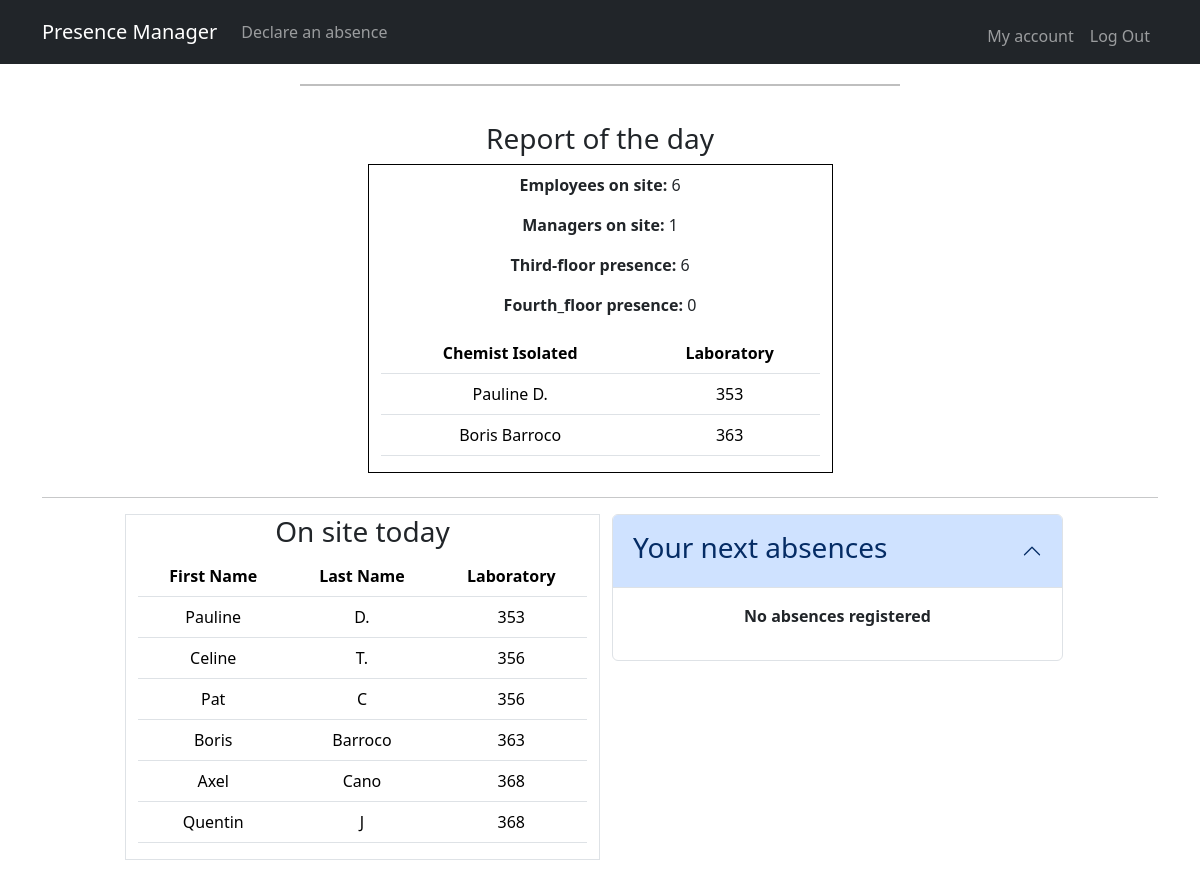
Page / (signed in) on the earlier database version.
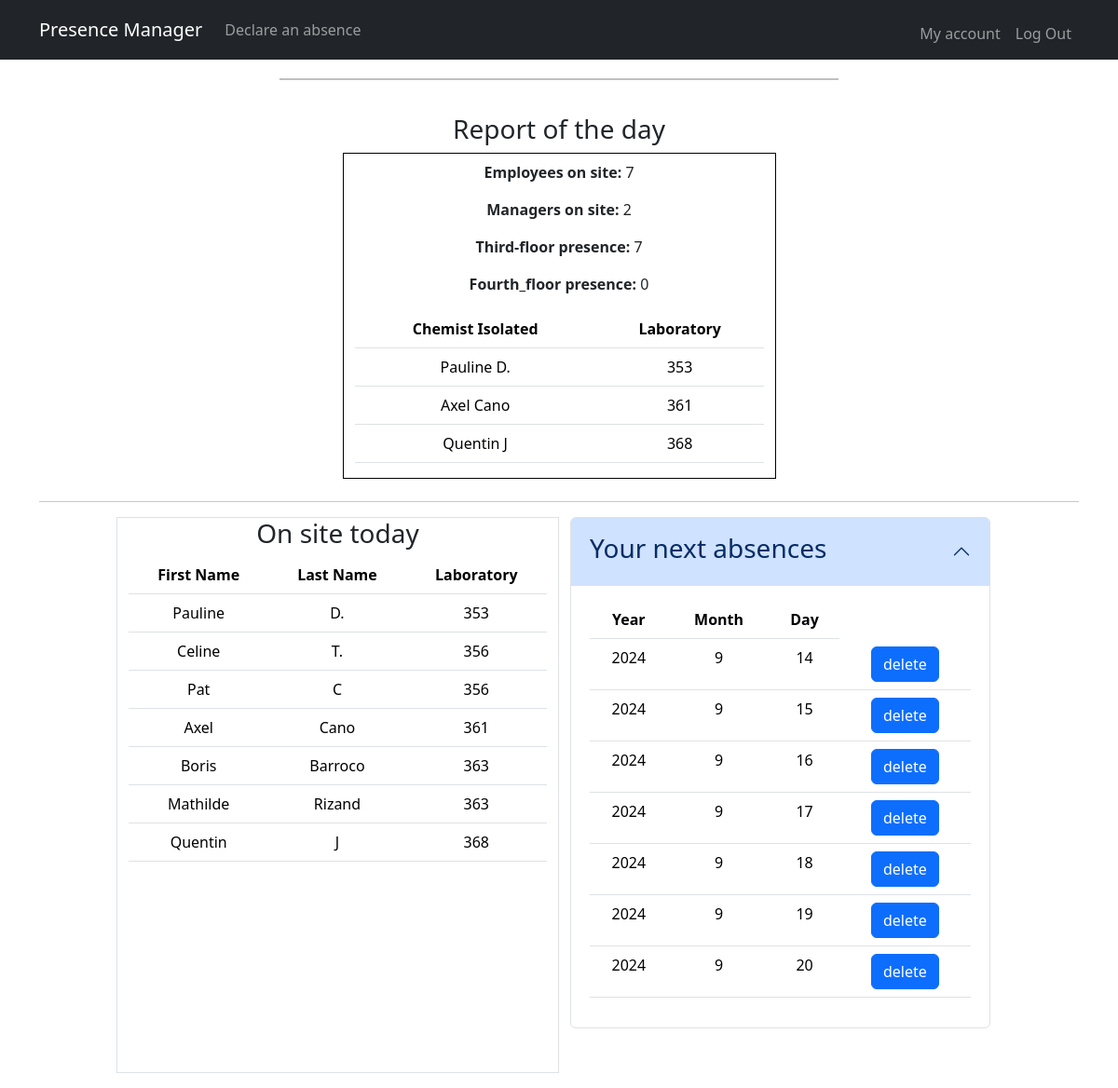
Same page on the later database version.
### models.py (models this page shows)
class User(Base):
    __tablename__ = 'users'
    id = Column(Integer, primary_key=True, autoincrement=True)
    last_name = Column(String(50), nullable=False)
    first_name = Column(String(50), nullable=False)
    laboratory = Column(String(100), nullable=False)
    login = Column(String(100), unique=True, nullable=False)
    password = Column(String(100), nullable=False)
    status = Column(String(50))
    absences = relationship('Absence', back_populates='user')

class Absence(Base):
    __tablename__ = 'absences'
    id = Column(Integer, primary_key=True, autoincrement=True)
    date = Column(Date, nullable=False)
    user_id = Column(Integer, ForeignKey('users.id'), nullable=False)
    user = relationship('User', back_populates='absences')
    __table_args__ = (
        UniqueConstraint('date', 'user_id', name='uix_all_columns'),  # Contrainte d'unicité
    )

### app.py (the view, shortened to what this page needs)
@app.route("/", methods=["GET", "POST"])
@login_required
def index():
    today = datetime.now().date()
    absences = db.query(Absence).filter_by(user_id=session["user_id"]).all()
    subquery = db.query(Absence.user_id).filter_by(date=today).subquery()
    presents = db.query(User).filter(~User.id.in_(subquery)).order_by(User.laboratory).all()
    count = {
        "all": len(presents),
        "managers":0,
        "third_floor":0,
        "fourth_floor":0
    }
    laboratory_count = {}
    critical_labs = []
    isolation = {}
    for present in presents:
        if present.status == "manager":
            count["managers"] += 1
        if present.laboratory.startswith("3"):
            count["third_floor"] += 1
        elif present.laboratory.startswith("4"):
            count["fourth_floor"] += 1
        if present.laboratory in laboratory_count:
            laboratory_count[present.laboratory] += 1
        else:
            laboratory_count[present.laboratory] = 1
    for lab, number in laboratory_count.items():
        if number == 1:
            critical_labs.append(lab)
    for lab in critical_labs:
        for present in presents:
            if present.laboratory == lab:
                isolation[lab] = present.first_name + " " + present.last_name
    return render_template("index.html", absences=absences, presents=presents, count=count, isolation=isolation)

### app.py (called while the page is built)
@app.after_request
def after_request(response):
    response.headers["Cache-Control"] = "no-cache, no-store, must-revalidate"
    response.headers["Expires"] = 0
    response.headers["Pragma"] = "no-cache"
    return response

### helpers.py (called while the page is built)
def login_required(f):
    @wraps(f)
    def decorated_function(*args, **kwargs):
        if session.get("user_id") is None:
            return redirect("/login")
        return f(*args, **kwargs)
    return decorated_function

### templates/index.html (shortened to what this page needs)
{% extends "layout.html" %}
{% block main %}
  <h3>Report of the day</h3>
  <div class="container col-xl-5 text-center border border-black mb-4 pt-2">
    <p><b>Employees on site: </b>{{ count["all"] }}</p>
    <p><b>Managers on site: </b>{{ count["managers"] }}</p>
    <p><b>Third-floor presence: </b>{{ count["third_floor"] }}</p>
    <p><b>Fourth_floor presence: </b>{{ count["fourth_floor"] }}</p>
    <table class="table">
      <thead>
        <tr>
          <th>Chemist Isolated</th> <th>Laboratory</th>
        </tr>
        {% if isolation %}
      </thead>
      <tbody>
        {% for lab in isolation %}
        <tr><td>{{ isolation[lab] }}</td><td>{{ lab }}</td></tr>
        {% endfor %}
      </tbody>
    </table>
    {% endif %}
  </div>
<hr>
<div class="row justify-content-center">
  <div class="col-xl-5 border">
    <h3>On site today</h3>
    <table class="table">
      <thead>
        <tr>
          <th scope="col">First Name</th>
          <th scope="col">Last Name</th>
          <th scope="col">Laboratory</th>
        </tr>
      </thead>
      <tbody>
        {% for present in  presents %}
        <tr>
          <td>{{ present.first_name }}</td>
          <td>{{ present.last_name }}</td>
          <td>{{ present.laboratory }}</td>
        </tr>
        {% endfor %}
      </tbody>
    </table>
  </div>
  <div class="col-xl-5 mb-5">
    <div class="accordion" id="accordionExample">
      <div class="accordion-item">
        <h2 class="accordion-header">
          <button class="accordion-button" type="button" data-bs-toggle="collapse" data-bs-target="#collapseOne" aria-expanded="true" aria-controls="collapseOne">
            <h3>Your next absences</h3>
          </button>
        </h2>
        <div id="collapseOne" class="accordion-collapse collapse show" data-bs-parent="#accordionExample">
          <div class="accordion-body">
            {% if absences %}
            <table class="table">
              <thead>
                <tr>
                  <th>Year</th> <th>Month</th> <th>Day</th>
                </tr>
              </thead>
              <tbody>
                {% for absence in absences %}
                <tr><td>{{ absence.date.year }}</td><td>{{ absence.date.month }}</td><td>{{ absence.date.day }}</td>
                <td><form action="/" method="post"><input type="hidden" name="absence_id" value="{{ absence.id }}"><button class="btn btn-primary" type="submit">delete</button></form></td>
                </tr>
                {% endfor %}
              </tbody>
            </table>
            {% else %}
            <p><b>No absences registered</b></p>
            {% endif %}
          </div>
        </div>
      </div>
    </div>
  </div>
</div>
{% endblock %}

Differences in the rows shown:
no longer on one of the page's lists (row unchanged): User: laboratory "Boris Barroco", laboratory "363"
now on one of the page's lists (row edited): User: laboratory "Axel Cano", laboratory "361"
changed User "Axel": laboratory "368" → "361"; moves up the list
now on one of the page's lists (row unchanged): User: laboratory "Quentin J", laboratory "368"
added User: first_name "Mathilde", last_name "Rizand", laboratory "363", shown under "On site today"
added Absence: date.year "2024", date.month "9", date.day "14"
added Absence: date.year "2024", date.month "9", date.day "15"
added Absence: date.year "2024", date.month "9", date.day "16"
added Absence: date.year "2024", date.month "9", date.day "17"
added Absence: date.year "2024", date.month "9", date.day "18"
added Absence: date.year "2024", date.month "9", date.day "19"
added Absence: date.year "2024", date.month "9", date.day "20"
Other differences:
{{ count["all"] }}: "6" → "7"
{{ count["managers"] }}: "1" → "2"
{{ count["third_floor"] }}: "6" → "7"
text no longer shown: "No absences registered"
text now shown: "Year Month Day"
